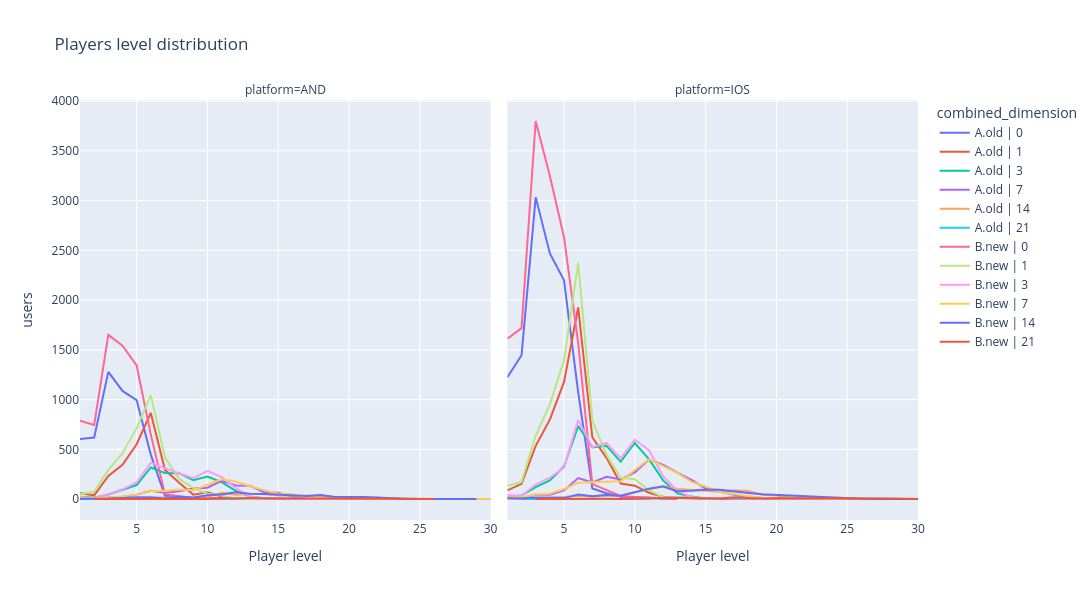
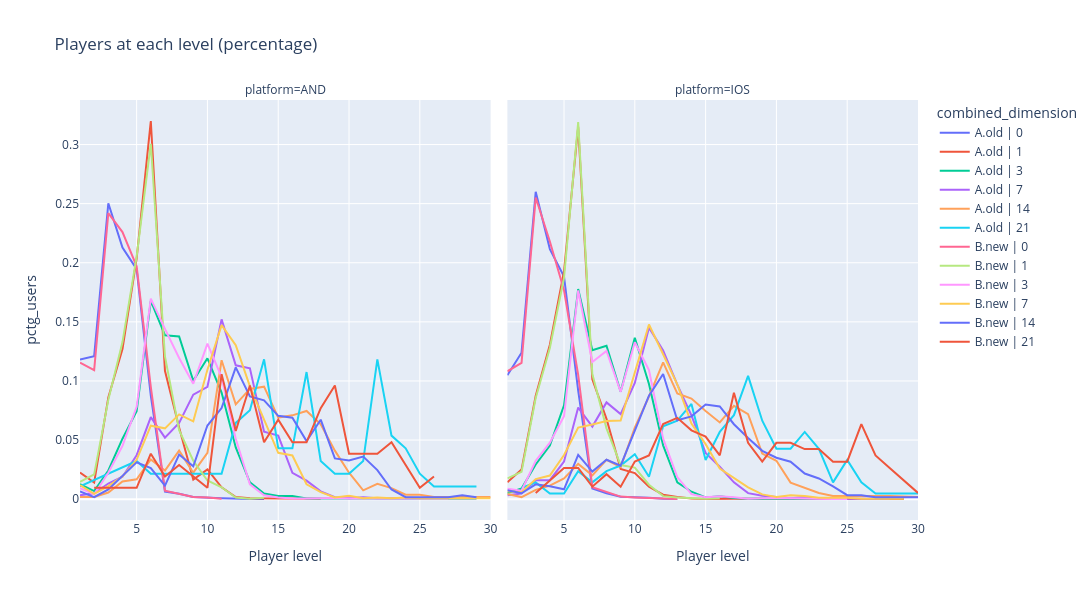
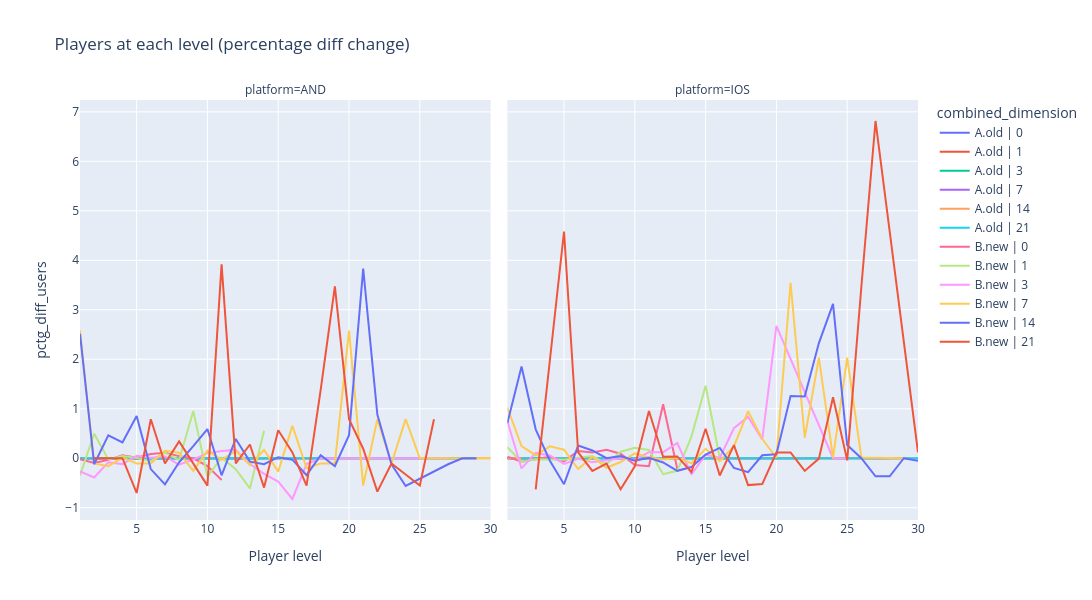

The notebook cell saved with these charts, in order:
### Code cell
fig = px.line(pl_ftue_funnel_agg[pl_ftue_funnel_agg['max_level'] <= 30], 
              x='max_level', 
              labels={'max_level': 'Player level'},
              y='users',
              color='combined_dimension',
              title='Players level distribution',
              facet_col='platform',
              width=1500,
              height=600,
              hover_data={'max_level': True, 'users': True},)

fig = add_event_annotations(fig, events_config, x_col='max_level', ftue_col='FTUE_flag', data=pl_ftue_funnel_agg, show_annotations=False)
#fig = add_median_lines(fig, pl_ftue_funnel_agg, x_col='p50_max_level', ftue_col='FTUE_flag', platform_col='platform')

fig.show()

# hide-output
fig = px.line(pl_ftue_funnel_agg[pl_ftue_funnel_agg['max_level'] <= 30], 
              x='max_level', 
              labels={'max_level': 'Player level'},
              y='pctg_users',
              color='combined_dimension',
              title='Players at each level (percentage)',
              facet_col='platform',
              width=1500,
              height=600,
              hover_data={'max_level': True, 'users': True},)

fig = add_event_annotations(fig, events_config, x_col='max_level', ftue_col='FTUE_flag', data=pl_ftue_funnel_agg, show_annotations=False)

fig.show()

# hide-output
fig = px.line(pl_ftue_funnel_agg[pl_ftue_funnel_agg['max_level'] <= 30], 
              x='max_level', 
              labels={'max_level': 'Player level'},
              y='pctg_diff_users',
              color='combined_dimension',
              title='Players at each level (percentage diff change)',
              facet_col='platform',
              width=1500,
              height=600,
              hover_data={'max_level': True, 'users': True},)

fig = add_event_annotations(fig, events_config, x_col='max_level', ftue_col='FTUE_flag', data=pl_ftue_funnel_agg, show_annotations=False)

fig.show()
